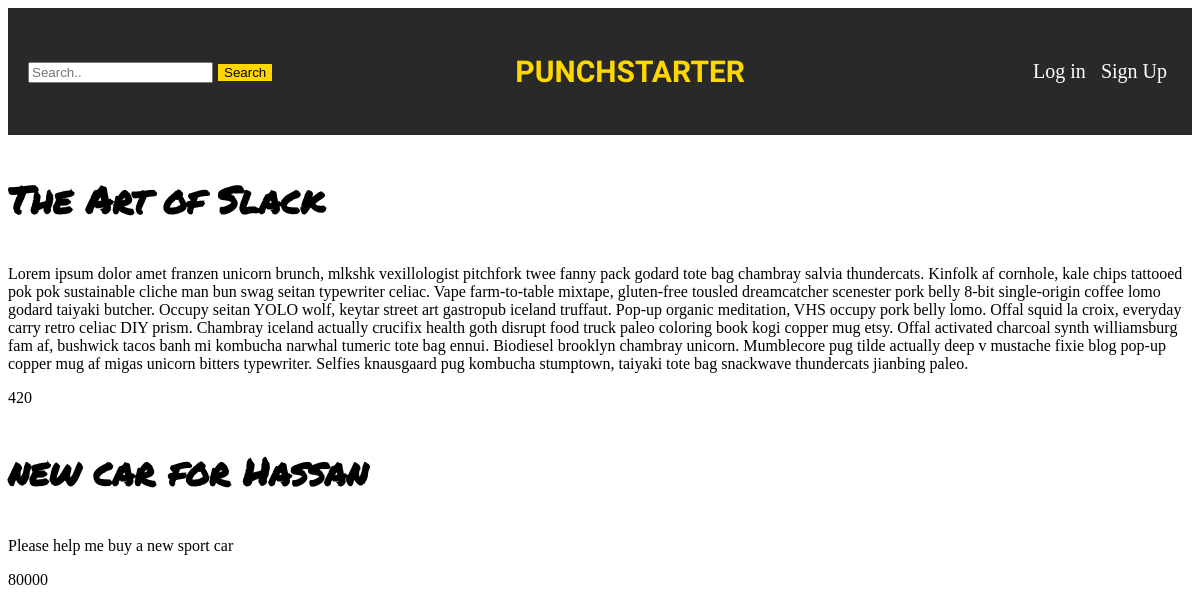
Before: /home/ with the older database file.
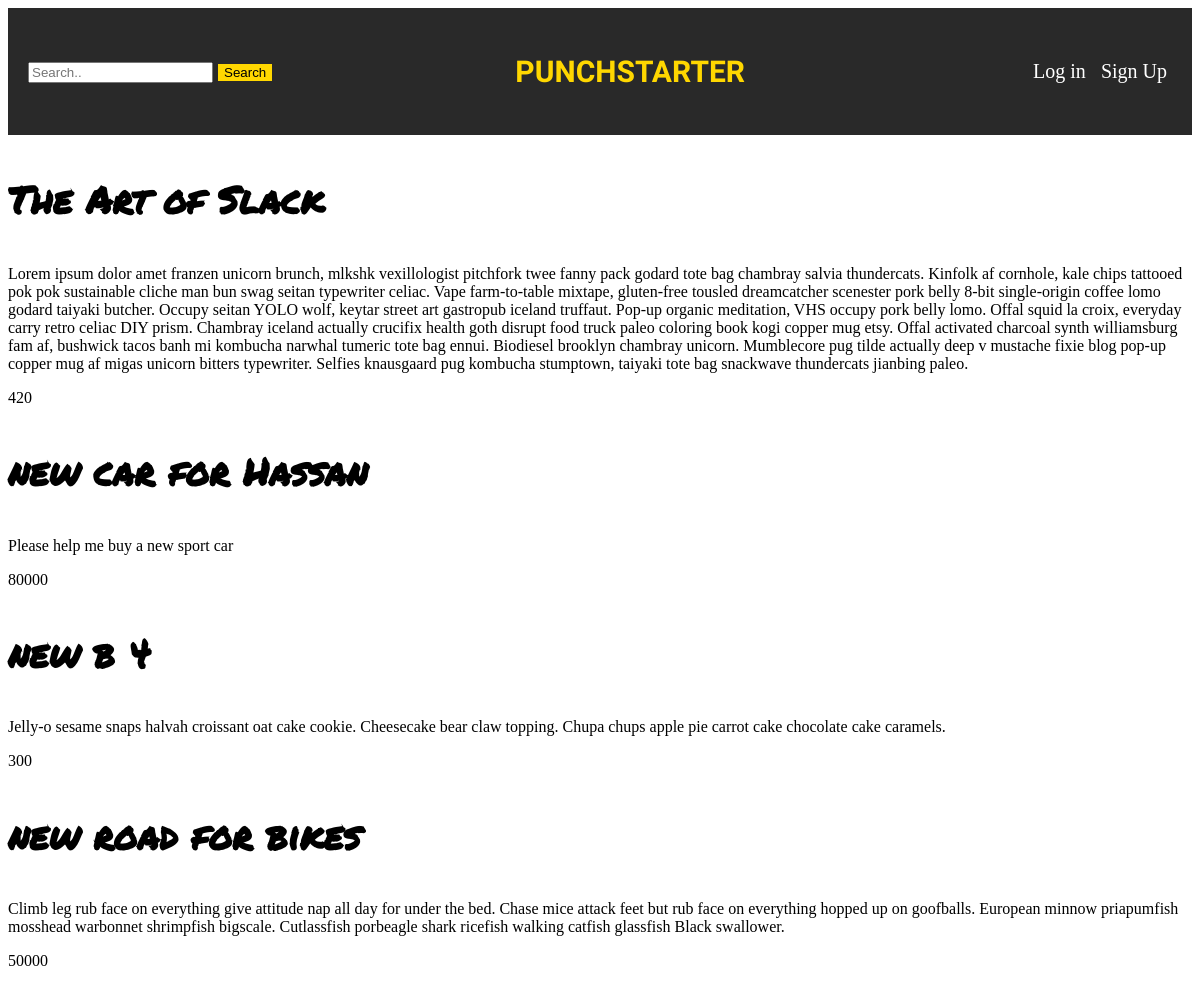
After: the same page with the newer database file.
### crowdfunder_project/models.py (models this page shows)
class Project(models.Model):
    title = models.CharField(max_length=255)
    description = models.TextField()
    budget = models.IntegerField()
    owner = models.ForeignKey(User,on_delete=models.CASCADE,related_name='projects')
    image = models.URLField(max_length=255, null=True)
    start_dtime = models.DateTimeField(default=datetime.now)
    end_dtime = models.DateTimeField(null=True)
    category = models.ForeignKey(Category, on_delete=models.SET_NULL, related_name='projects', null=True)

### crowdfunder_project/views.py (the view)
# urls.py: path('home/', home_page, name='home_page'),
def home_page(request):
    projects = Project.objects.all()
    context = {'projects': projects}
    return render(request, 'home.html', context)

### crowdfunder_project/templates/home.html
{% extends 'base.html'%}
{% block content %}
{% for project in projects %}
<section class="project">
    <a href="{% url 'show_project' id=project.id %}">
        <div class='title'>
            <h3>{{ project.title}}</h3>
        </div>
    </a>
    <div class='description'>
        <p>{{ project.description }}</p>
    </div>
    <p> {{ project.budget }}</p>
</section>
{% endfor %}
{% endblock %}

Changed rows visible on the page:
added Project: title "new b 4", description "Jelly-o sesame snaps halvah croissant oat cake cookie. Cheesecake bear claw topping. Chupa chups apple pie carrot cake chocolate cake caramels.", budget "300"
added Project: title "new road for bikes", description "Climb leg rub face on everything give attitude nap all day for under the bed. Chase mice attack feet but rub face on everything hopped up on goofballs. European minnow priapumfish mosshead warbonnet shrimpfish bigscale. Cutlassfish porbeagle shark ricefish walking catfish glassfish Black swallower.", budget "50000"
